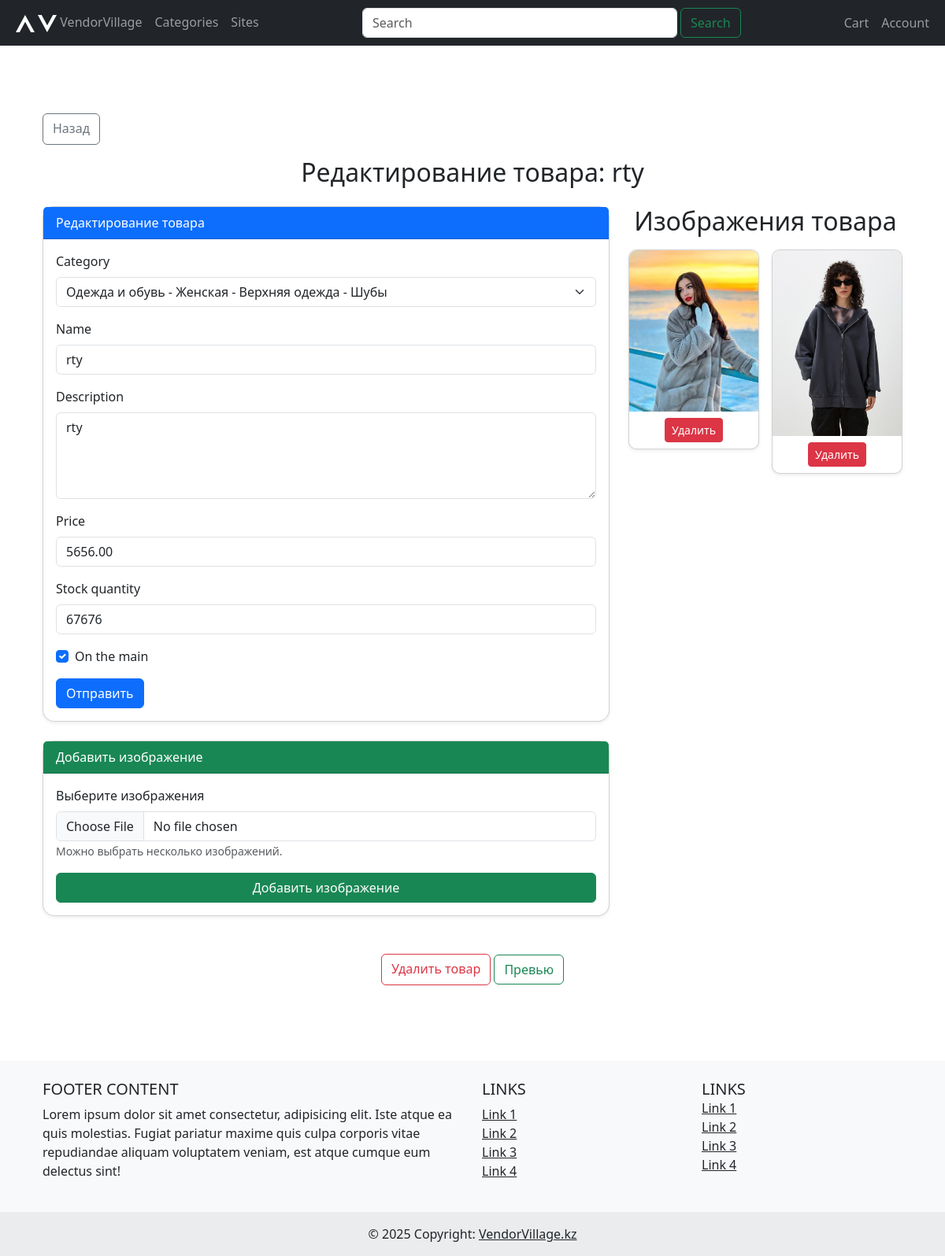
Page /marketplace/product/22/edit/ (signed in) on the committed database.
### marketplace/models.py (models this page shows, shortened)
class Product(models.Model):
    business = models.ForeignKey(
        Business,  # или 'app_name.Business'
        on_delete=models.CASCADE,
        related_name='products',
        null=False,
        default=None,
    )
    category = models.ForeignKey(
        Category,
        on_delete=models.SET_NULL,
        blank=True,
        null=True,
        related_name='products'
    )
    name = models.CharField(max_length=200)
    description = models.TextField(blank=True, null=True)
    price = models.DecimalField(max_digits=10, decimal_places=2)
    discount = models.DecimalField(max_digits=10, decimal_places=2, default=None, null=True, blank=True)
    stock_quantity = models.PositiveIntegerField(default=0)
    on_the_main = models.BooleanField(default=False)
    created_at = models.DateTimeField(auto_now_add=True)
    updated_at = models.DateTimeField(auto_now=True)
    class Meta:
        verbose_name = 'Товар'
        verbose_name_plural = 'Товары'

class Category(MPTTModel):
    name = models.CharField(max_length=100)
    parent = TreeForeignKey(
        'self', null=True, blank=True, on_delete=models.CASCADE, related_name='children'
    )
    description = models.TextField(blank=True, null=True)
    page_identificator = models.CharField(max_length=100, blank=True, null=True, default=None)
    big_image = models.ImageField(upload_to='category_images/big_images/', blank=True, null=True, default=None)
    small_image = models.ImageField(upload_to='category_images/small_images/', blank=True, null=True, default=None)
    ordering = models.PositiveSmallIntegerField(default=0)
    created_at = models.DateTimeField(auto_now_add=True)
    updated_at = models.DateTimeField(auto_now=True)
    class Meta:
        verbose_name = 'Категория товара'
        verbose_name_plural = 'Категории товаров'
    class MPTTMeta:
        order_insertion_by = ['name']
    def __str__(self):
        ancestors = self.get_ancestors(include_self=False)
        return " - ".join([ancestor.name for ancestor in ancestors] + [self.name])

class ProductImage(models.Model):
    product = models.ForeignKey(
        Product,
        on_delete=models.CASCADE,
        related_name='images'
    )
    image = models.ImageField(upload_to=product_image_path)
    created_at = models.DateTimeField(auto_now_add=True)
    class Meta:
        verbose_name = 'Product Image'
        verbose_name_plural = 'Product Images'

### marketplace/views.py (the view)
# urls.py: path('product/<int:pk>/edit/', views.product_edit, name='product_edit'),
@login_required()
def product_edit(request, pk):
    product = get_object_or_404(Product, id=pk)
    if product.business.owner != request.user:
        raise Http404
    if request.method == "POST":
        if "save_product" in request.POST:
            product_form = ProductForm(request.POST, instance=product)
            image_form = ProductImageForm()  # пустая форма для изображения
            if product_form.is_valid():
                product_form.save()
                return redirect("marketplace:product_edit", pk=product.id)
        elif "upload_image" in request.POST:
            product_form = ProductForm(
                instance=product
            )  # форма товара для заполнения страницы
            image_form = ProductImageForm(request.POST, request.FILES)
            if image_form.is_valid():
                new_image = image_form.save(commit=False)
                new_image.product = product  # связываем изображение с товаром
                new_image.save()
                return redirect("marketplace:product_edit", pk=product.id)
    else:
        product_form = ProductForm(instance=product)
        image_form = ProductImageForm()
    images = (
        product.images.all()
    )  # получаем изображения, используя related_name 'images'
    context = {
        "product": product,
        "product_form": product_form,
        "image_form": image_form,
        "images": images,
    }
    return render(request, "marketplace/includes/product_edit.html", context)

### marketplace/forms.py
class ProductForm(forms.ModelForm):
    class Meta:
        model = Product
        fields = ['category', 'name', 'description', 'price', 'stock_quantity', 'on_the_main']
        widgets = {
            'description': forms.Textarea(attrs={'rows': 4}),
            'on_the_main': forms.CheckboxInput(attrs={'class': 'checkbox'}),
        }

class ProductImageForm(forms.ModelForm):
    class Meta:
        model = ProductImage
        fields = ['image']

### templates/marketplace/includes/product_edit.html (shortened to what this page needs)
{% extends "base.html" %}
{% load django_bootstrap5 %}
{% load widget_tweaks %}
{% block content %}
<div class="container my-5">
  <div class="mb-3">
    <a href="{% url 'marketplace:business_product_list' product.business.id %}" class="btn btn-outline-secondary">
       Назад
    </a>
  </div>
  <h2 class="mb-4 text-center">Редактирование товара: {{ product.name }}</h2>
  <div class="row">
    <div class="col-md-8">
      <div class="card mb-4 shadow-sm" style="border-radius: 15px;">
        <div class="card-header bg-primary text-white">
          Редактирование товара
        </div>
        <div class="card-body">
           <form method="post" enctype="multipart/form-data">
            {% bootstrap_form product_form %}
            {% bootstrap_button button_type="submit" content="Отправить" name="save_product" %}
          </form>
        </div>
      </div>
      <div class="card mb-4 shadow-sm" style="border-radius: 15px;">
        <div class="card-header bg-success text-white">
          Добавить изображение
        </div>
        <div class="card-body">
          <form method="post" enctype="multipart/form-data">
            <div class="mb-3">
              <label for="{{ image_form.image.id_for_label }}" class="form-label">Выберите изображения</label>
              {% render_field image_form.image class="form-control" %}
              <small class="form-text text-muted">Можно выбрать несколько изображений.</small>
            </div>
            <button type="submit" name="upload_image" class="btn btn-success w-100">Добавить изображение</button>
          </form>
        </div>
      </div>
    </div>
    <div class="col-md-4">
      <h2 class="mb-3 text-center">Изображения товара</h2>
      {% if images %}
        <div class="row row-cols-2 row-cols-md-2 g-3">
          {% for image in images %}
            <div class="col">
              <div class="card shadow-sm" style="border-radius: 10px;">
                <img src="{{ image.image.url }}" alt="Изображение {{ forloop.counter }}" style="border-radius: 10px 10px 0 0;">
                <div class="card-body p-2 text-center">
                  <a href="{% url 'marketplace:product_image_delete' image.id %}" class="btn btn-danger btn-sm">Удалить</a>
                </div>
              </div>
            </div>
          {% endfor %}
        </div>
      {% else %}
        <p class="text-muted text-center">Нет изображений</p>
      {% endif %}
    </div>
  </div>
  <div class="text-center mt-4">
    <a href="{% url 'marketplace:product_delete' product.id %}" class="btn btn-outline-danger" onclick="return confirm('Вы действительно хотите удалить товар?');">
       Удалить товар
    </a>
      <a href="{% url 'marketplace:product_detail' product.id %}" class="btn btn-outline-success">Превью</a>
  </div>
</div>
{% endblock %}

### rows in the picture
Product: name "rty", category "Одежда и обувь - Женская - Верхняя одежда - Шубы", description "rty", price "5656.00", stock_quantity "67676", on_the_main "☑"
Category: name "rty"
ProductImage: image (picture)
ProductImage: image (picture)
